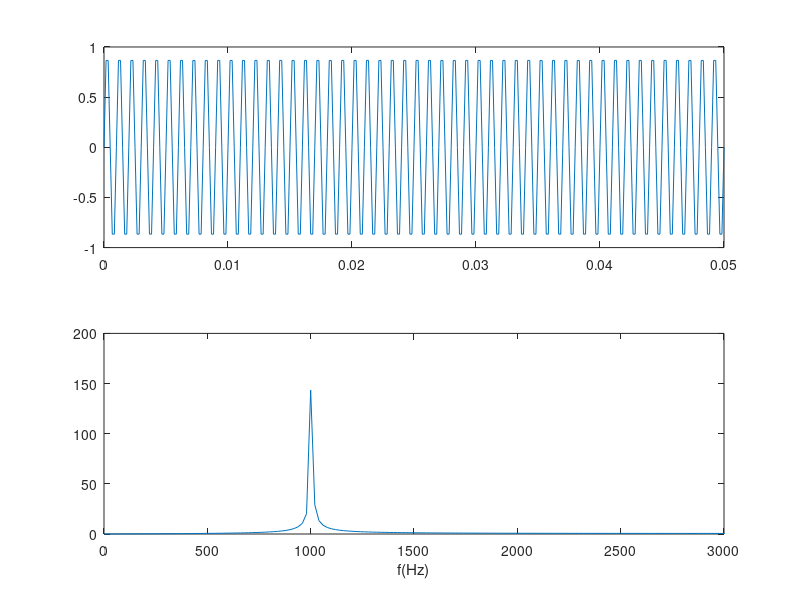

Reproduce this figure in MATLAB.
clear;
clc;
f1=1e3;
fs=6*f1;%fs为采样频率，要大于最大频率的2倍（奈奎斯特定理）采样变成离散的
dt=1/fs;%dt为采样间隔
T=50/f1;%10/f1表示十个周期.50/f1表示采样了五十个周期
t=0:dt:T;
y1=sin(2*pi*f1*t);
subplot(2,1,1);%画子图，2行一列的第一张图
plot(t,y1)%时域图
f=0:1/T:fs;%频谱时间间隔，当T无限大时便是连续谱
Y=abs(fft(y1));%幅频响应 fft(y1)结果是复频域上的图
subplot(2,1,2);
plot(f,Y);xlabel('f(Hz)');%y轴没有绝对的物理意义
xlim([0 fs/2]);%正轴的幅频响应